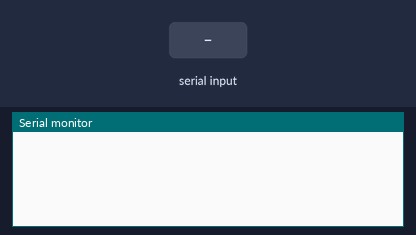
Bench run of a sketch on a simulated Arduino Uno, built with avr-gcc and run on an emulated ATmega328P. On the bench: the last lines printed to the serial monitor. Inputs (shaded band) come from the test bench.

Above: at 1.2 s.
1.3 s: "90 45\n" received over Serial
At 1.7 s:
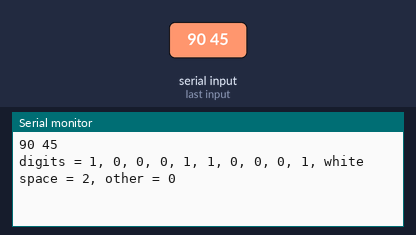
2.8 s: "5\n" received over Serial
At 3.3 s:
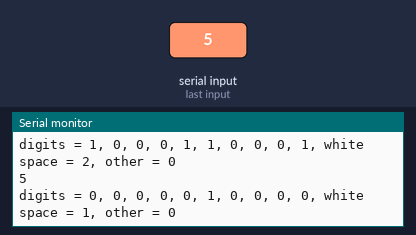
4.3 s: byte 32 (' ') received over Serial
At 5.5 s:
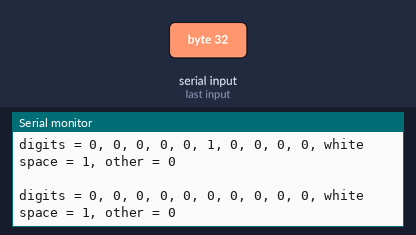

The sketch:

1.6_Arrays.ino
```cpp
// An Arduino Version of K&R Example 1.6
// Adapted from The C Programming Language, 2nd Ed.,
// Brian W. Kernighan, Dennis M. Ritchie, Prentice Hall

#define IN   1   /* inside a word */
#define OUT  0   /* outside a word */
 /* count lines, words, and characters in input */

void setup() {
  Serial.begin(115200);     // setup() calls the Serial library function begin()
}

void loop() {               // Arduino has a built in continuous loop()
  int c, i, nwhite, nother;
  int ndigit[10];

  nwhite = nother = 0;
  for (i = 0; i < 10; ++i)
    ndigit[i] = 0;
  while ((c = Serial.read()) != -1){
    if (c >= '0' && c <= '9')
      ++ndigit[c-'0'];
    else if (c == ' ' || c == '\n' || c == '\t')
      ++nwhite;
    else
      ++nother;
    Serial.write(c);
    delay(5);
  }
  if (nwhite != 0){        // if there were white space characters counted
    Serial.print("\ndigits = ");
    for(i = 0; i < 10; ++i){
      Serial.print(ndigit[i]);
      Serial.print(", ");
    }
    Serial.print("white space = ");
    Serial.print(nwhite);
    Serial.print(", other = ");
    Serial.println(nother);
    Serial.println();
  }
}
```

Measured:
- after the input at 1.3 s, the serial monitor: prints a new line at once (image 1)
- after the input at 2.8 s, the serial monitor: prints a new line at once (image 2)
- after the input at 4.3 s, the serial monitor: prints a new line at once (image 3)
